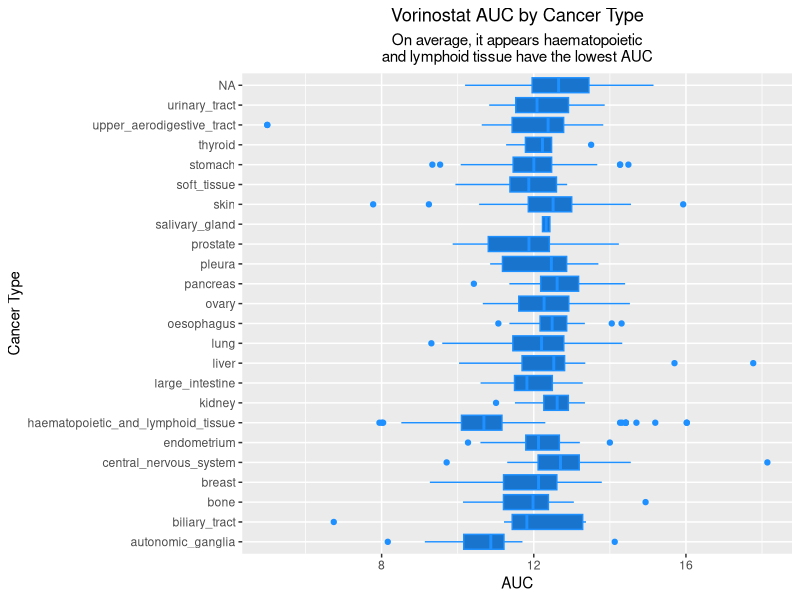
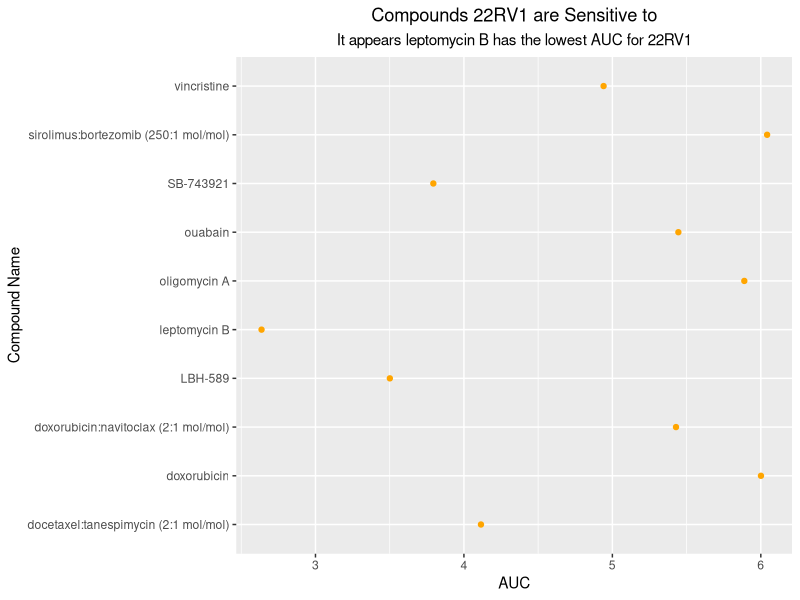
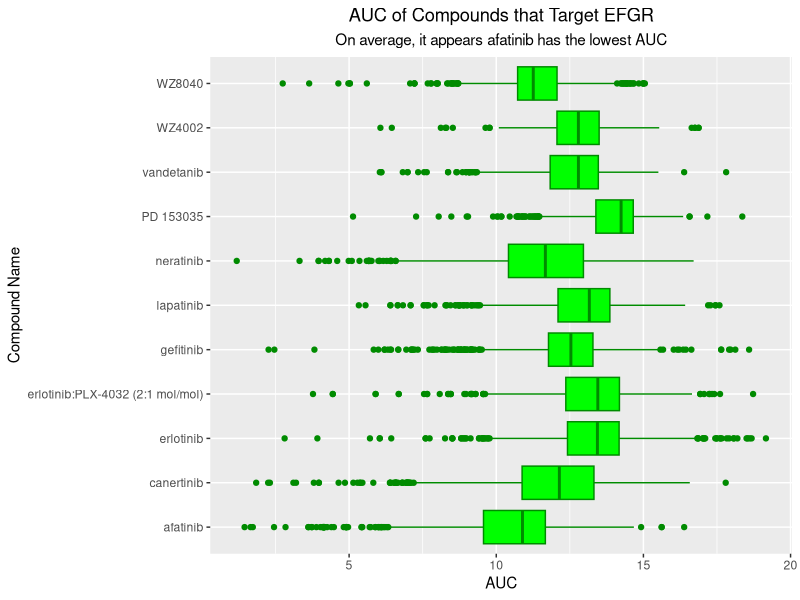

Here is the R script that generated these plots, in order:
#TODO: make colors nice, make labels nice, make Rmd of below (really just formatting)

#QUESTION 1:
#THE GOAL: 4 columns of data that has been tidied in the following ways:
  #Each variable must have its own column.
  #Each observation must have its own row.
  #Each value must have its own cell.

library(tidyverse) #load tidyverse

dad_mom <- read.delim("dad_mom.txt") #load data and assign as dataframe

tidy_dad_mom <- dad_mom %>% #assign to new, tidy dataframe
  unite(mom, name_mom, income_mom) %>% #mom data should be together
  unite(dad, name_dad, income_dad) %>% #dad data should be together
  gather(key = "parent", value = "data", mom, dad) %>% #sort things by parent
  separate(col = "data", into = c("name", "income")) #separate name and income from each other

#This has created a dataframe with four columns:
  #fam_id = family number
  #parent = dad or mom
  #name = name of parent
  #income = income of parent

#QUESTION 2:
#THE GOAL: Join the five csv files together and answer questions about them

AUC_1 <- read.csv("CTRP_files/AUC_1.csv") #assign AUC_1.csv a dataframe
AUC_2 <- read.csv("CTRP_files/AUC_2.csv") #assign AUC_2.csv a dataframe
cancer_cell_line_info <- read.csv("CTRP_files/cancer_cell_line_info.csv") #assign cancer_cell_line_info.csv a dataframe
compound_info <- read.csv("CTRP_files/compound_info.csv") #assign compound_info.csv a dataframe
Experiment_info <- read.csv("CTRP_files/Experiment_info.csv") #assign Experiment_info.csv a dataframe

#Observations about these files:
  #AUC_1 and AUC_2 have all the same variables and could just be stitched together
  #compound_info shares the master_cpd_id variable with AUC_1 and AUC_2
  #Experiment_info shares the experiment_id variable with AUC_1 and AUC_2
  #cancer_cell_line_info shares the master_ccl_id variable with Experiment_info

#Join AUC_1 and AUC_2
AUC <- AUC_1 %>% #assign as own dataframe for posterity/easy-undo
  full_join(AUC_2, by = c("experiment_id", "area_under_curve", "master_cpd_id"))

#Join AUC and compound_info
AUC_compound <- AUC %>% #assign as own dataframe for posterity/easy-undo
  full_join(compound_info, by = "master_cpd_id")

#Join AUC_compound and Experiment_info
AUC_compound_Experiment <- AUC_compound %>% #assign as own dataframe for posterity/easy-undo
  full_join(Experiment_info, by = c("experiment_id" = "expt_id"))  

#final join to put all together
full_combo <- AUC_compound_Experiment %>% #assign as own dataframe for posterity/easy-undo
  full_join(cancer_cell_line_info, by = "master_ccl_id")

#ANSWER THE FOLLOWING QUESTIONS (WITH GRAPHS!)
#Which cancer type has the lowest AUC values to the compound "vorinostat"?
#cpd_name will have to be "vorinostat"
vorinostat_search <- full_combo %>% #assign to dataframe vorinostat_search
  filter(cpd_name == "vorinostat") %>% #only look at vorinostat compound rows
  arrange(area_under_curve) #order so that smallest AUC at top

vorinostat_search %>%
  ggplot() + #plots plots plots plots plots plots EVERYBODY
  aes(area_under_curve, cancer_type) + #look at AUC by cancer_type
  geom_boxplot(color = "dodgerblue1", fill = "dodgerblue3") + #boxplots to demo mean vs outlier distinction
  labs(x = "AUC", #area_under_curve
       y = "Cancer Type", #cancer_type
       title = "Vorinostat AUC by Cancer Type",
       subtitle = "On average, it appears haematopoietic\nand lymphoid tissue have the lowest AUC") +
  theme(plot.title = element_text(hjust = 0.5)) + #center title
  theme(plot.subtitle = element_text(hjust = 0.5)) #center subtitle

#Based on this plot, it seems on average haematopoietic and lymphoid tissue have the lowest AUC
#However, upper aerodigestive tract has that one super low AUC outlier, of note

#Which compound is the prostate cancer cell line 22RV1 most sensitive to?
#(For 22RV1, which compound has the lowest AUC value?)

line22RV1_search <- full_combo %>% #assign to dataframe line22RV1_search
  filter(ccl_name == "22RV1") %>% #only look at ccl_name of 22RV1
  arrange(area_under_curve) #order so that smallest AUC at top

line22RV1_search %>% #use this dataframe to plot
  slice_head(n = 10) %>% #I don't care about the ones with large AUCs. Top 10 smallest pls
  ggplot() + #plots plots plots plots plots plots EVERYBODY
  aes(area_under_curve, cpd_name) + #look at AUC by cpd_name
  geom_point(color = "orange") + #point graph
  labs(x = "AUC", #area_under_curve
     y = "Compound Name", #cpd_name
     title = "Compounds 22RV1 are Sensitive to",
     subtitle = "It appears leptomycin B has the lowest AUC for 22RV1") +
  theme(plot.title = element_text(hjust = 0.5)) + #center title
  theme(plot.subtitle = element_text(hjust = 0.5)) #center subtitle

#For the 10 compounds that target EGFR,
#which of them has (on average) the lowest AUC values in the breast cancer cell lines?
EFGR_search <- full_combo %>% #assign to dataframe EFGR_search
  filter(grepl("EGFR",gene_symbol_of_protein_target)) #only look at lines with EGFR

EFGR_search %>%
  ggplot() + #plots plots plots plots plots plots EVERYBODY
  aes(area_under_curve, cpd_name) + #look at AUC by dpc_name
  geom_boxplot(color = "green4", fill = "green1") + #boxplots to demo mean vs outlier distinction
  labs(x = "AUC", #area_under_curve
       y = "Compound Name", #cpd_name
       title = "AUC of Compounds that Target EFGR",
       subtitle = "On average, it appears afatinib has the lowest AUC") +
  theme(plot.title = element_text(hjust = 0.5)) + #center title
  theme(plot.subtitle = element_text(hjust = 0.5)) #center subtitle
